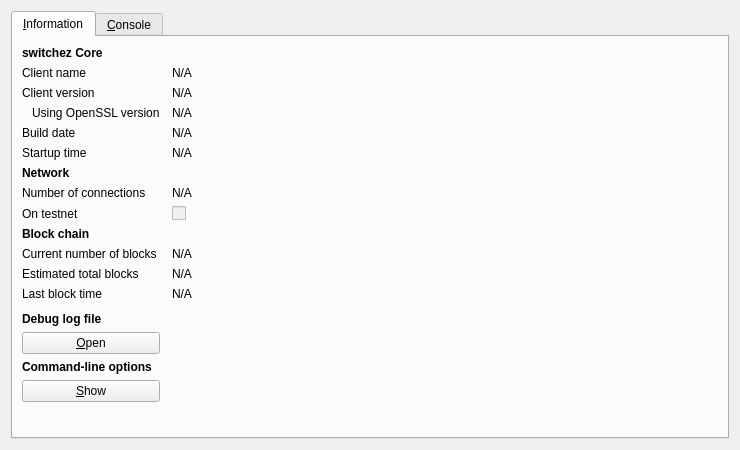
<?xml version="1.0" encoding="UTF-8"?>
<ui version="4.0">
 <class>RPCConsole</class>
 <widget class="QDialog" name="RPCConsole">
  <property name="geometry">
   <rect>
    <x>0</x>
    <y>0</y>
    <width>740</width>
    <height>450</height>
   </rect>
  </property>
  <property name="windowTitle">
   <string>switchez - Debug window</string>
  </property>
  <layout class="QVBoxLayout" name="verticalLayout_2">
   <item>
    <widget class="QTabWidget" name="tabWidget">
     <property name="currentIndex">
      <number>0</number>
     </property>
     <widget class="QWidget" name="tab_info">
      <attribute name="title">
       <string>&amp;Information</string>
      </attribute>
      <layout class="QGridLayout" name="gridLayout" columnstretch="0,1">
       <property name="horizontalSpacing">
        <number>12</number>
       </property>
       <item row="0" column="0">
        <widget class="QLabel" name="label_9">
         <property name="font">
          <font>
           <weight>75</weight>
           <bold>true</bold>
          </font>
         </property>
         <property name="text">
          <string>switchez Core</string>
         </property>
        </widget>
       </item>
       <item row="1" column="0">
        <widget class="QLabel" name="label_5">
         <property name="text">
          <string>Client name</string>
         </property>
        </widget>
       </item>
       <item row="1" column="1">
        <widget class="QLabel" name="clientName">
         <property name="cursor">
          <cursorShape>IBeamCursor</cursorShape>
         </property>
         <property name="text">
          <string>N/A</string>
         </property>
         <property name="textFormat">
          <enum>Qt::PlainText</enum>
         </property>
         <property name="textInteractionFlags">
          <set>Qt::LinksAccessibleByMouse|Qt::TextSelectableByKeyboard|Qt::TextSelectableByMouse</set>
         </property>
        </widget>
       </item>
       <item row="2" column="0">
        <widget class="QLabel" name="label_6">
         <property name="text">
          <string>Client version</string>
         </property>
        </widget>
       </item>
       <item row="2" column="1">
        <widget class="QLabel" name="clientVersion">
         <property name="cursor">
          <cursorShape>IBeamCursor</cursorShape>
         </property>
         <property name="text">
          <string>N/A</string>
         </property>
         <property name="textFormat">
          <enum>Qt::PlainText</enum>
         </property>
         <property name="textInteractionFlags">
          <set>Qt::LinksAccessibleByMouse|Qt::TextSelectableByKeyboard|Qt::TextSelectableByMouse</set>
         </property>
        </widget>
       </item>
       <item row="3" column="0">
        <widget class="QLabel" name="label_14">
         <property name="text">
          <string>Using OpenSSL version</string>
         </property>
         <property name="indent">
          <number>10</number>
         </property>
        </widget>
       </item>
       <item row="3" column="1">
        <widget class="QLabel" name="openSSLVersion">
         <property name="cursor">
          <cursorShape>IBeamCursor</cursorShape>
         </property>
         <property name="text">
          <string>N/A</string>
         </property>
         <property name="textFormat">
          <enum>Qt::PlainText</enum>
         </property>
         <property name="textInteractionFlags">
          <set>Qt::LinksAccessibleByMouse|Qt::TextSelectableByKeyboard|Qt::TextSelectableByMouse</set>
         </property>
        </widget>
       </item>
       <item row="4" column="0">
        <widget class="QLabel" name="label_12">
         <property name="text">
          <string>Build date</string>
         </property>
        </widget>
       </item>
       <item row="4" column="1">
        <widget class="QLabel" name="buildDate">
         <property name="cursor">
          <cursorShape>IBeamCursor</cursorShape>
         </property>
         <property name="text">
          <string>N/A</string>
         </property>
         <property name="textFormat">
          <enum>Qt::PlainText</enum>
         </property>
         <property name="textInteractionFlags">
          <set>Qt::LinksAccessibleByMouse|Qt::TextSelectableByKeyboard|Qt::TextSelectableByMouse</set>
         </property>
        </widget>
       </item>
       <item row="5" column="0">
        <widget class="QLabel" name="label_13">
         <property name="text">
          <string>Startup time</string>
         </property>
        </widget>
       </item>
       <item row="5" column="1">
        <widget class="QLabel" name="startupTime">
         <property name="cursor">
          <cursorShape>IBeamCursor</cursorShape>
         </property>
         <property name="text">
          <string>N/A</string>
         </property>
         <property name="textFormat">
          <enum>Qt::PlainText</enum>
         </property>
         <property name="textInteractionFlags">
          <set>Qt::LinksAccessibleByMouse|Qt::TextSelectableByKeyboard|Qt::TextSelectableByMouse</set>
         </property>
        </widget>
       </item>
       <item row="6" column="0">
        <widget class="QLabel" name="label_11">
         <property name="font">
          <font>
           <weight>75</weight>
           <bold>true</bold>
          </font>
         </property>
         <property name="text">
          <string>Network</string>
         </property>
        </widget>
       </item>
       <item row="7" column="0">
        <widget class="QLabel" name="label_7">
         <property name="text">
          <string>Number of connections</string>
         </property>
        </widget>
       </item>
       <item row="7" column="1">
        <widget class="QLabel" name="numberOfConnections">
         <property name="cursor">
          <cursorShape>IBeamCursor</cursorShape>
         </property>
         <property name="text">
          <string>N/A</string>
         </property>
         <property name="textFormat">
          <enum>Qt::PlainText</enum>
         </property>
         <property name="textInteractionFlags">
          <set>Qt::LinksAccessibleByMouse|Qt::TextSelectableByKeyboard|Qt::TextSelectableByMouse</set>
         </property>
        </widget>
       </item>
       <item row="8" column="0">
        <widget class="QLabel" name="label_8">
         <property name="text">
          <string>On testnet</string>
         </property>
        </widget>
       </item>
       <item row="8" column="1">
        <widget class="QCheckBox" name="isTestNet">
         <property name="enabled">
          <bool>false</bool>
         </property>
         <property name="text">
          <string/>
         </property>
        </widget>
       </item>
       <item row="9" column="0">
        <widget class="QLabel" name="label_10">
         <property name="font">
          <font>
           <weight>75</weight>
           <bold>true</bold>
          </font>
         </property>
         <property name="text">
          <string>Block chain</string>
         </property>
        </widget>
       </item>
       <item row="10" column="0">
        <widget class="QLabel" name="label_3">
         <property name="text">
          <string>Current number of blocks</string>
         </property>
        </widget>
       </item>
       <item row="10" column="1">
        <widget class="QLabel" name="numberOfBlocks">
         <property name="cursor">
          <cursorShape>IBeamCursor</cursorShape>
         </property>
         <property name="text">
          <string>N/A</string>
         </property>
         <property name="textFormat">
          <enum>Qt::PlainText</enum>
         </property>
         <property name="textInteractionFlags">
          <set>Qt::LinksAccessibleByMouse|Qt::TextSelectableByKeyboard|Qt::TextSelectableByMouse</set>
         </property>
        </widget>
       </item>
       <item row="11" column="0">
        <widget class="QLabel" name="label_4">
         <property name="text">
          <string>Estimated total blocks</string>
         </property>
        </widget>
       </item>
       <item row="11" column="1">
        <widget class="QLabel" name="totalBlocks">
         <property name="cursor">
          <cursorShape>IBeamCursor</cursorShape>
         </property>
         <property name="text">
          <string>N/A</string>
         </property>
         <property name="textFormat">
          <enum>Qt::PlainText</enum>
         </property>
         <property name="textInteractionFlags">
          <set>Qt::LinksAccessibleByMouse|Qt::TextSelectableByKeyboard|Qt::TextSelectableByMouse</set>
         </property>
        </widget>
       </item>
       <item row="12" column="0">
        <widget class="QLabel" name="label_2">
         <property name="text">
          <string>Last block time</string>
         </property>
        </widget>
       </item>
       <item row="12" column="1">
        <widget class="QLabel" name="lastBlockTime">
         <property name="cursor">
          <cursorShape>IBeamCursor</cursorShape>
         </property>
         <property name="text">
          <string>N/A</string>
         </property>
         <property name="textFormat">
          <enum>Qt::PlainText</enum>
         </property>
         <property name="textInteractionFlags">
          <set>Qt::LinksAccessibleByMouse|Qt::TextSelectableByKeyboard|Qt::TextSelectableByMouse</set>
         </property>
        </widget>
       </item>
       <item row="13" column="0">
        <spacer name="verticalSpacer_2">
         <property name="orientation">
          <enum>Qt::Vertical</enum>
         </property>
         <property name="sizeHint" stdset="0">
          <size>
           <width>20</width>
           <height>20</height>
          </size>
         </property>
        </spacer>
       </item>
       <item row="14" column="0">
        <widget class="QLabel" name="labelDebugLogfile">
         <property name="font">
          <font>
           <weight>75</weight>
           <bold>true</bold>
          </font>
         </property>
         <property name="text">
          <string>Debug log file</string>
         </property>
        </widget>
       </item>
       <item row="15" column="0">
        <widget class="QPushButton" name="openDebugLogfileButton">
         <property name="toolTip">
          <string>Open the switchez debug log file from the current data directory. This can take a few seconds for large log files.</string>
         </property>
         <property name="text">
          <string>&amp;Open</string>
         </property>
         <property name="autoDefault">
          <bool>false</bool>
         </property>
        </widget>
       </item>
       <item row="16" column="0">
        <widget class="QLabel" name="labelCLOptions">
         <property name="font">
          <font>
           <weight>75</weight>
           <bold>true</bold>
          </font>
         </property>
         <property name="text">
          <string>Command-line options</string>
         </property>
        </widget>
       </item>
       <item row="17" column="0">
        <widget class="QPushButton" name="showCLOptionsButton">
         <property name="toolTip">
          <string>Show the switchez-qt help message to get a list with possible xonecoin command-line options.</string>
         </property>
         <property name="text">
          <string>&amp;Show</string>
         </property>
         <property name="autoDefault">
          <bool>false</bool>
         </property>
        </widget>
       </item>
       <item row="18" column="0">
        <spacer name="verticalSpacer">
         <property name="orientation">
          <enum>Qt::Vertical</enum>
         </property>
         <property name="sizeHint" stdset="0">
          <size>
           <width>20</width>
           <height>40</height>
          </size>
         </property>
        </spacer>
       </item>
      </layout>
     </widget>
     <widget class="QWidget" name="tab_console">
      <attribute name="title">
       <string>&amp;Console</string>
      </attribute>
      <layout class="QVBoxLayout" name="verticalLayout_3">
       <property name="spacing">
        <number>3</number>
       </property>
       <item>
        <widget class="QTextEdit" name="messagesWidget">
         <property name="minimumSize">
          <size>
           <width>0</width>
           <height>100</height>
          </size>
         </property>
         <property name="readOnly">
          <bool>true</bool>
         </property>
         <property name="tabKeyNavigation" stdset="0">
          <bool>false</bool>
         </property>
         <property name="columnCount" stdset="0">
          <number>2</number>
         </property>
        </widget>
       </item>
       <item>
        <layout class="QHBoxLayout" name="horizontalLayout">
         <property name="spacing">
          <number>3</number>
         </property>
         <item>
          <widget class="QLabel" name="label">
           <property name="text">
            <string notr="true">&gt;</string>
           </property>
          </widget>
         </item>
         <item>
          <widget class="QLineEdit" name="lineEdit"/>
         </item>
         <item>
          <widget class="QPushButton" name="clearButton">
           <property name="maximumSize">
            <size>
             <width>24</width>
             <height>24</height>
            </size>
           </property>
           <property name="toolTip">
            <string>Clear console</string>
           </property>
           <property name="text">
            <string/>
           </property>
           <property name="icon">
            <iconset resource="../bitcoin.qrc">
             <normaloff>:/icons/remove</normaloff>:/icons/remove</iconset>
           </property>
           <property name="shortcut">
            <string notr="true">Ctrl+L</string>
           </property>
           <property name="autoDefault">
            <bool>false</bool>
           </property>
          </widget>
         </item>
        </layout>
       </item>
      </layout>
     </widget>
    </widget>
   </item>
  </layout>
 </widget>
 <resources>
  <include location="../bitcoin.qrc"/>
 </resources>
 <connections/>
</ui>
